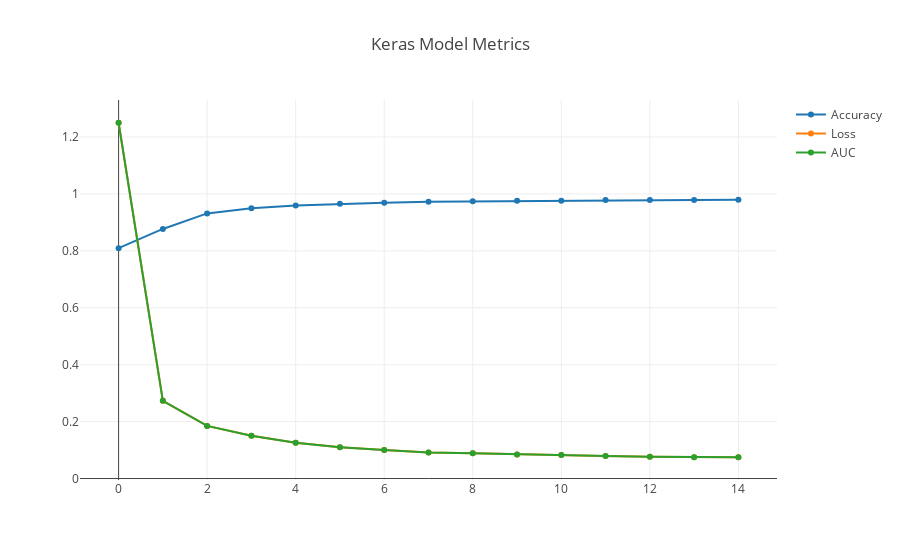

Notebook cell for this chart:
### Code cell
trace0 = go.Scatter(
    x = [x for x in range(len(history.history['acc']))],
    y = history.history['acc'],
    mode = 'lines+markers',
    name = 'Accuracy'
)
trace1 = go.Scatter(
    x = [x for x in range(len(history.history['loss']))],
    y = history.history['loss'],
    mode = 'lines+markers',
    name = 'Loss'
)
trace2 = go.Scatter(
    x = [x for x in range(len(history.history['auc']))],
    y = history.history['loss'],
    mode = 'lines+markers',
    name = 'AUC'
)

data = [trace0, trace1, trace2]
title = 'Keras Model Metrics'

fig = go.Figure(data=data, layout = {'title':title})

iplot(fig)
pio.write_image(fig, plt_filepath+title+'.png')

### Figure 1 — Plotly figure (JSON) as saved in the notebook; plotly's stock layout.template omitted (floating-point values rounded to 4 significant figures)
{"data": [{"mode": "lines+markers", "name": "Accuracy", "type": "scatter", "uid": "ef909059-93b3-4b9d-9b72-746d7d2a245c", "x": [0, 1, 2, 3, 4, 5, 6, 7, 8, 9, 10, 11, 12, 13, 14], "y": [0.8094, 0.877, 0.9315, 0.9494, 0.9593, 0.9653, 0.9688, 0.9728, 0.9739, 0.9756, 0.9764, 0.979, 0.9786, 0.9789, 0.9796]}, {"mode": "lines+markers", "name": "Loss", "type": "scatter", "uid": "8f740506-9e01-4898-b93e-db46311137ea", "x": [0, 1, 2, 3, 4, 5, 6, 7, 8, 9, 10, 11, 12, 13, 14], "y": [1.25, 0.2729, 0.1849, 0.15, 0.1254, 0.1097, 0.09995, 0.09105, 0.08852, 0.08445, 0.08277, 0.07886, 0.07648, 0.07504, 0.07477]}, {"mode": "lines+markers", "name": "AUC", "type": "scatter", "uid": "4a33c95a-959b-436a-a5f2-5b482e5cf203", "x": [0, 1, 2, 3, 4, 5, 6, 7, 8, 9, 10, 11, 12, 13, 14], "y": [1.25, 0.2729, 0.1849, 0.15, 0.1254, 0.1097, 0.09995, 0.09105, 0.08852, 0.08445, 0.08277, 0.07886, 0.07648, 0.07504, 0.07477]}], "layout": {"autosize": true, "title": {"text": "Keras Model Metrics"}, "xaxis": {"autorange": true, "range": [-0.841, 14.84], "type": "linear"}, "yaxis": {"autorange": true, "range": [-0.01132, 1.336], "type": "linear"}}}
